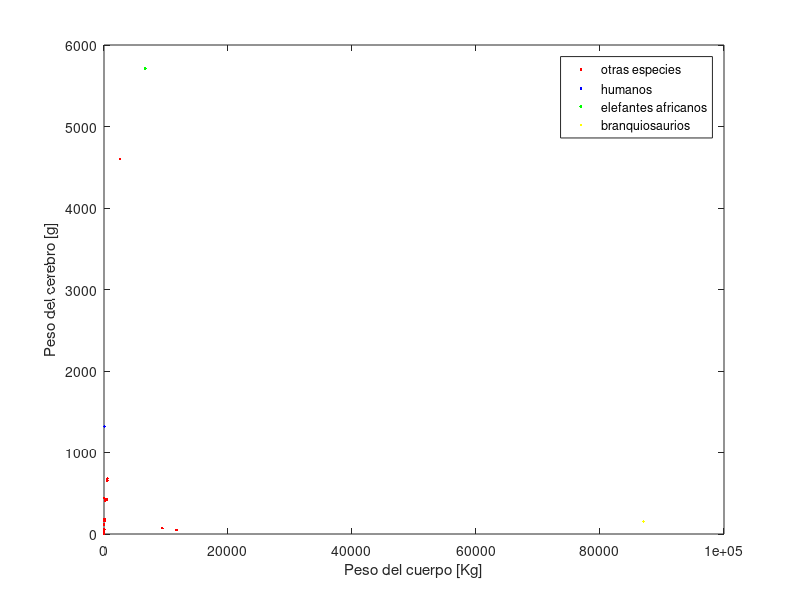
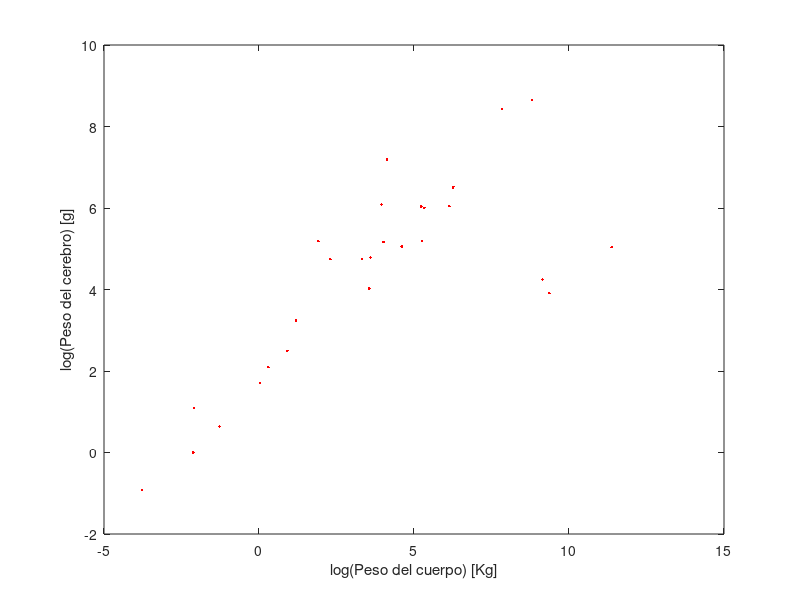

These charts were generated, in order, by the following MATLAB code: (Note: this script raises an error after producing the figures.)
function e_6a()
	
	a = load('brain.txt');
	figure;
	plot(a(:,1), a(:,2), 'r.');
	hold on;
	plot(a(14,1), a(14,2), 'b.');
	plot(a(15,1), a(15,2), 'g.');
	plot(a(25,1), a(25,2), 'y.');
	p = polyfit(a(:,1), a(:,2), 1)
	xlabel('Peso del cuerpo [Kg]');
	ylabel('Peso del cerebro [g]');
	legend('otras especies','humanos','elefantes africanos','branquiosaurios');
	figure;
	plot(log(a(:,1)), log(a(:,2)), 'r.');
	xlabel('log(Peso del cuerpo) [Kg]');
	ylabel('log(Peso del cerebro) [g]');
	
	figure;
	stats = regstats(a(:,2), a(:,1));
	r2 = bondad(a(:,2), stats.yhat)
	stats = regstats(log(a(:,2)), log(a(:,1)));
	plot(log(a(:,2)),stats.r,'ro');
	xlabel('log(Peso del cuerpo) [Kg]')
	ylabel('residuos [g]')
	figure;
	idx = find(stats.r>-2);
	x = a(:,1);
	y = a(:,2);
	stats = regstats(log(y(idx)), log(x(idx)));
	plot(log(y(idx)),stats.r,'ro')
	xlabel('log(Peso del cuerpo) [Kg]')
	ylabel('residuos [g]')
end
